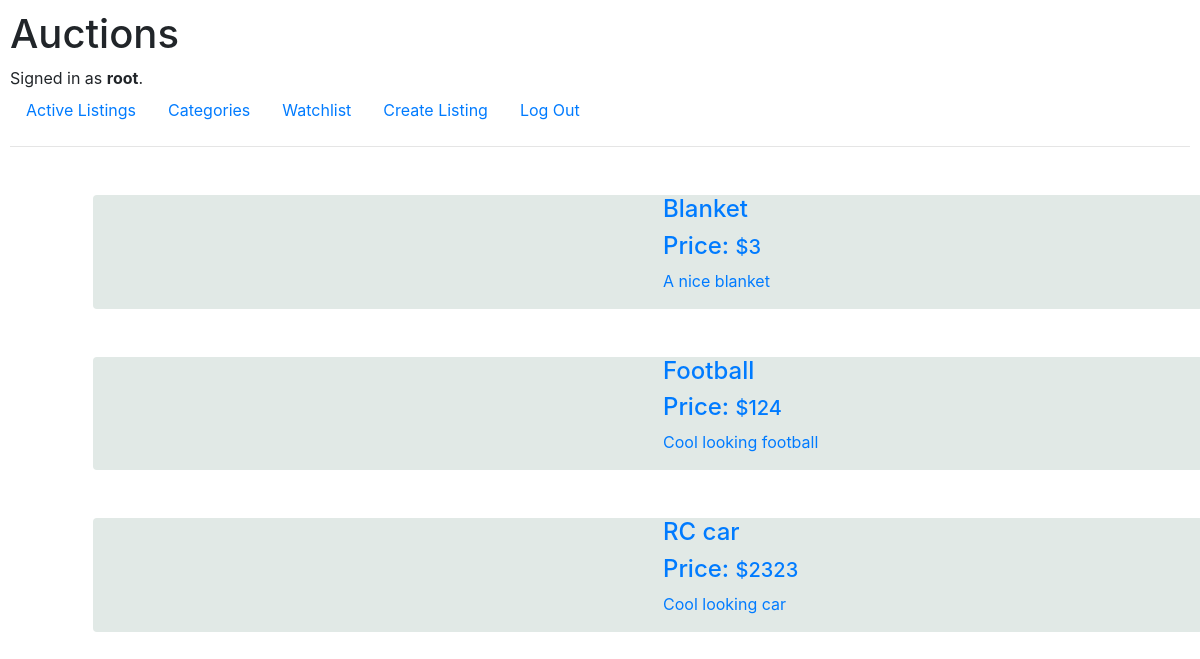
Screenshot of /watchlist (signed in) with the database file from the repository.
### auctions/models.py (models this page shows, shortened)
class User(AbstractUser):
    pass

class watchlist(models.Model):
    item = models.ForeignKey(Listing,on_delete=models.CASCADE,unique=True,related_name="watchlist" )
    user = models.ForeignKey(User,on_delete=models.CASCADE,related_name="watchlists" ,default="0")

class Listing(models.Model):
    title = models.CharField(max_length=64)
    description = models.CharField(max_length=150)
    starting_bid = models.IntegerField()
    image_link = models.CharField(max_length=400)
    Category = (('Fashion', 'Fashion'),('Toys','Toys'),('Electronics','Electronics'),('Home','Home'),('Health', 'Health'),('Sports','Sports'))
    category = models.CharField(max_length=200,null=True, choices=Category)

### auctions/views.py (the view)
# urls.py: path("watchlist", views.Watchlist, name="watchlist"),
def Watchlist(request):
    context ={"watchlists": watchlist.objects.filter(user=request.user.id)}
    return render(request,"auctions/watchlist.html",context)

### auctions/templates/auctions/watchlist.html (shortened to what this page needs)
{% extends "auctions/layout.html" %}
{% block body %}
<div class="container">
    {% for list in watchlists%}
    <a href="{% url 'listing_page' list.item.id %}">
    <div class="container m-5 " >
        <div class="row  rounded d-flex align-items-center" style="background-color: rgb(225, 233, 230);" >
            <div class="col d-flex-column-reverse  ">
                <h4>{{list.item.title}}</h4>
                <h4>Price: <span class="h5">${{list.item.starting_bid}}</span></h4>
                <p>{{list.item.description}}</p>
            </div>
        </div>
    </a>
    </div>
    {% endfor %}
{% endblock %}

### auctions/templates/auctions/layout.html (shortened to what this page needs)
{% load static %}
<!DOCTYPE html>
<html lang="en">
    <head>
        <link rel="stylesheet" href="https://stackpath.bootstrapcdn.com/bootstrap/4.4.1/css/bootstrap.min.css">
        <link href="{% static 'auctions/styles.css' %}" rel="stylesheet">
    </head>
    <body>
        <h1>Auctions</h1>
        <div>
            {% if user.is_authenticated %}
                Signed in as <strong>{{ user.username }}</strong>.
            {% else %}
                Not signed in.
            {% endif %}
        </div>
        <ul class="nav">
            <li class="nav-item">
                <a class="nav-link" href="{% url 'index' %}">Active Listings</a>
            </li>
            <li>
                <a class="nav-link" href="{% url 'categories' %}">Categories</a>
            </li>
            {% if user.is_authenticated %}
                <li>
                    <a class="nav-link" href="{% url 'watchlist' %}">Watchlist</a>
                </li>
                <li>
                    <a class="nav-link" href="{% url 'create_listing' %}">Create Listing</a>
                </li>
                <li class="nav-item">
                    <a class="nav-link" href="{% url 'logout' %}">Log Out</a>
                </li>
            {% endif %}
        </ul>
        <hr>
        {% block body %}
        {% endblock %}
    </body>
</html>

### auctions/static/auctions/styles.css (style rules this page uses)
body { padding: 10px; }

### rows the page displays
User: username "root"
watchlist: item "Blanket", item.starting_bid "3", item.description "A nice blanket"
watchlist: item "Football", item.starting_bid "124", item.description "Cool looking football"
watchlist: item "RC car", item.starting_bid "2323", item.description "Cool looking car"
